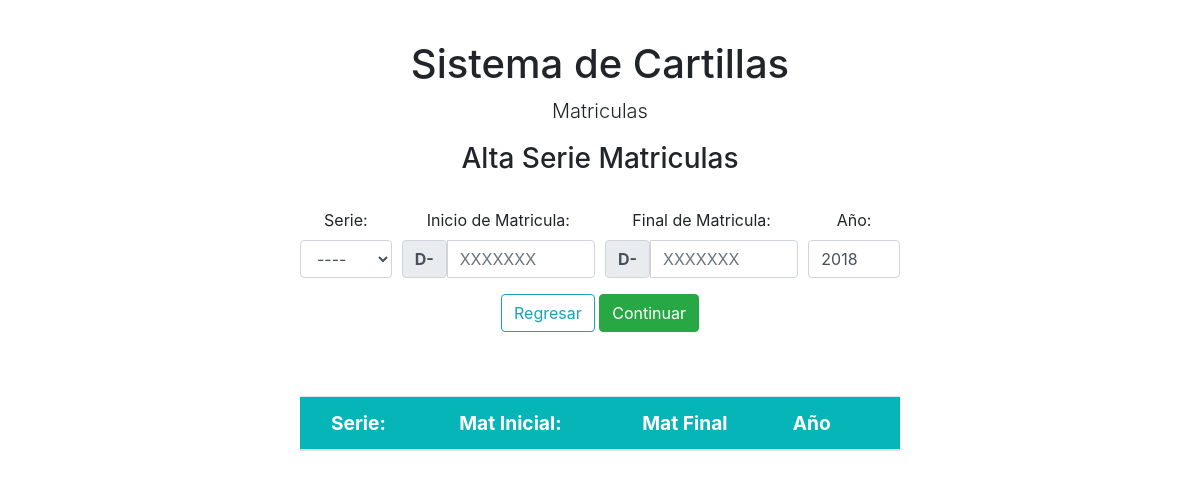
/serie.php, run on an earlier commit of the app's database.
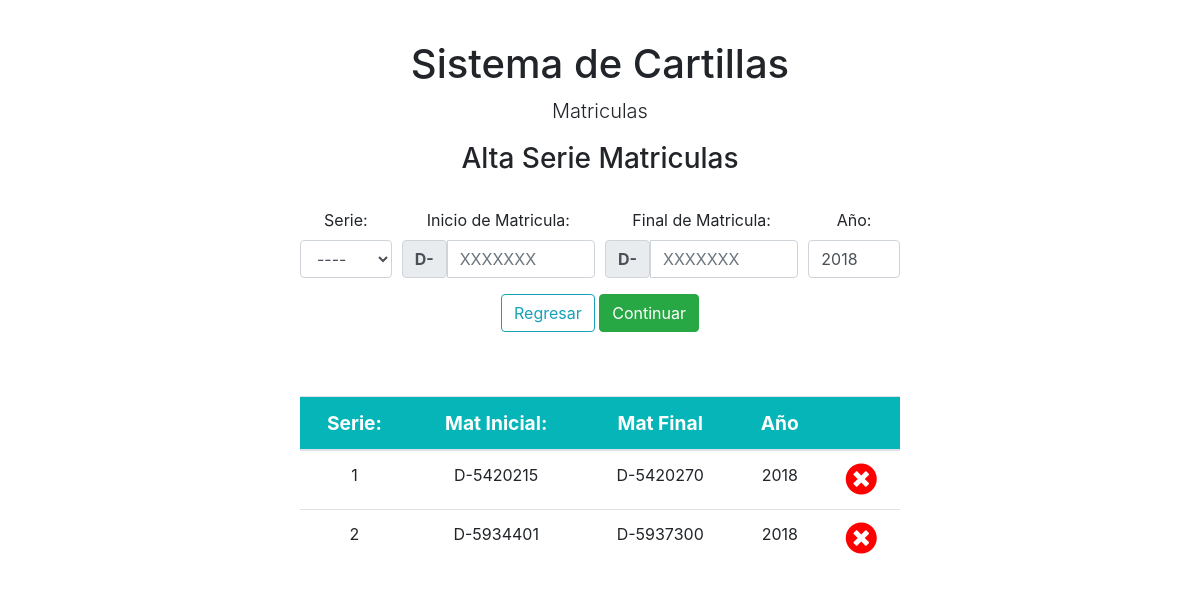
And on a later commit of the database.
### tables this page shows
CREATE TABLE "matriculas" (
  "id" integer NOT NULL PRIMARY KEY AUTOINCREMENT,
  "serieMat" text NOT NULL,
  "matIniMat" text NOT NULL,
  "matFinalMat" text NOT NULL,
  "anoMat" text NOT NULL
);

### fechaLetra.php (called while the page is built, shortened)
<?php
$ano = date('Y');
 ?>

### serie.php (the view, shortened to what this page needs)
<?php
include("fechaLetra.php");
?>
<!DOCTYPE html>
<html lang="es">
<head>
	<link rel="stylesheet" href="css/bootstrap.css">
	<link rel="stylesheet" href="css/all.css">
	<link rel="stylesheet" href="css/animate.css">
</head>
<body class="animated fadeIn">
	<div class="container">
		<div class="cuadroR">
		<div class="starter-template">
			<h1>Sistema de Cartillas</h1>
			<p class="lead centrado">Matriculas</p>
		</div>
			<form action="inSerMat.php" method="post" >
				<div class="form-row">
					<div class="form-group col-md-12">
						<label><h3>Alta Serie Matriculas</h3></label>
					</div>
					<div class="form-group col-md-2">
						<label>Serie:</label>
						<select name="txtSerieMat" class="form-control" required onkeypress="return valida(event)" autofocus/>
							<option value="">----</option>
					</div>
					<div class="form-group col-md-4">
						<label>Inicio de Matricula:</label>
						<div class="input-group input-group">
						<div class="input-group-text"><b>D-</b></div>
						<input type="text" name="txtMatUnoMat" class="form-control" placeholder="XXXXXXX" maxlength="7" pattern="[0-9]{7}" autocomplete="off" required onkeypress="return valida(event)"/>
						</div>
					</div>
					<div class="form-group col-md-4">
						<label>Final de Matricula:</label>
						<div class="input-group input-group">
						<div class="input-group-text"><b>D-</b></div>
						<input type="text" name="txtMatDosMat" placeholder="XXXXXXX" maxlength="7" pattern="[0-9]{7}" autocomplete="off" class="form-control" required onkeypress="return valida(event)"/>
						</div>
					</div>
					<div class="form-group col-md-2">
						<label>Año:</label>
						<input type="text" name="txtAnoMat" placeholder="Año" maxlength="4" pattern="[0-9]{4}" autocomplete="off" class="form-control" required onkeypress="return valida(event)" value="<?php echo $ano; ?>"/>
					</div>
					<br>
					<br>
					<div class="form-group col-md-12">
						<a href="reportes.php"><button type="button"class="btn btn-outline-info"/>Regresar</button></a>
						<input type="submit" class="btn btn-success animated pulse delay-1s infinite" value="Continuar"/>
					</div>
				</div>
			</form>
			<br>
			<br>
			<table class="table table-hover">
			 	<thead class="cabeAzul">
			 	<tr>
			 		<th>Serie:</th>
			 		<th>Mat Inicial:</th>
			 		<th>Mat Final</th>
			 		<th>Año</th>
			 		<th>&nbsp</th>
			 	</tr>
			 	</thead>
			<?php
			$con = new SQlite3("datos.db") or die("Problemas para contectar DB!");
			$buscaMat = $con -> query("SELECT * FROM matriculas ORDER BY serieMat,matIniMat,anoMat LIMIT 20");
			while ($resultado = $buscaMat -> fetchArray()) {
				$idMat = $resultado['id'];
				$serieMat = $resultado['serieMat'];
				$matIniMat = $resultado['matIniMat'];
				$matFinalMat = $resultado['matFinalMat'];
				$anoMat = $resultado['anoMat'];
			echo '
				<tr>
				 		<td>'.$serieMat.'</td>
				 		<td>D-'.$matIniMat.'</td>
				 		<td>D-'.$matFinalMat.'</td>
				 		<td>'.$anoMat.'</td>
				 		<td><a href="eliminarSerie.php?matriculaEli='.$idMat.'"><i class="fas fa-times-circle rojo"></i></a></td>
				 	</tr>
			';
			}
			 ?>
			</table>
			</div>
	</div>
</body>
</html>

### css/all.css (style rules this page uses)
.fa, .fas, .far, .fal, .fab { -moz-osx-font-smoothing: grayscale; -webkit-font-smoothing: antialiased; display: inline-block; font-style: normal; font-variant: normal; text-rendering: auto; line-height: 1; }
.fa-times-circle:before { content: "\f057"; }
.fa, .fas { font-family: 'Font Awesome 5 Free'; font-weight: 900; }

### serie.php (style rules this page uses)
h1 { text-align: center; }
.centrado { text-align: center; }
.cuadroR { margin: 40px auto; max-width: 600px; text-align: center; }
.rojo { color: red; font-size: 2em; cursor: pointer; }
.cabeAzul { background-color: #06B5B7; color: #FFF; font-size: 1.2em; }

What changed in the data, as far as the page shows it:
added matriculas: serieMat "1", matIniMat "5420215", matFinalMat "5420270", anoMat "2018"
added matriculas: serieMat "2", matIniMat "5934401", matFinalMat "5937300", anoMat "2018"
